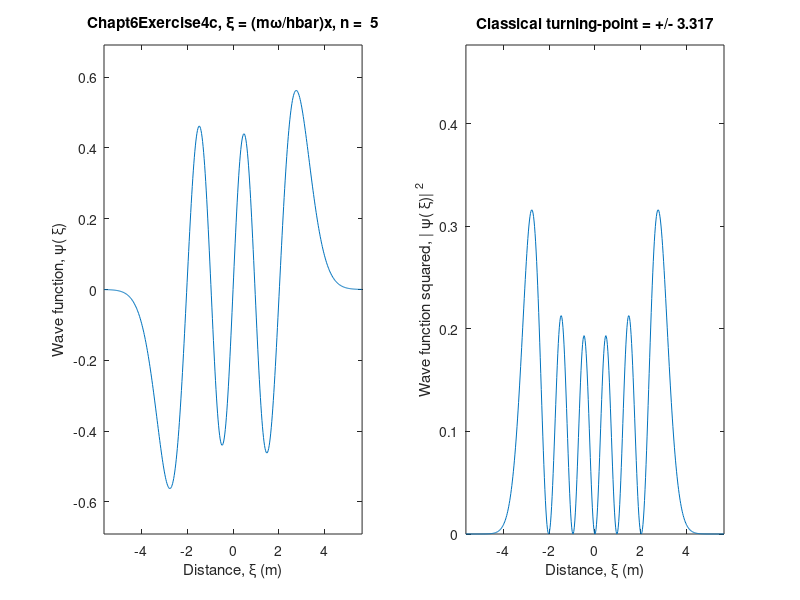

Write MATLAB code to recreate this figure.
%Chapt6Exercise4c.m%simple harmonic oscillator wave function psi_n(xi)and wave function squared |psi_n(xi)|^2%xi=(m*w/hbar)*x%using relation psi_n=((2/n)^0.5)*((xi*psi_n-1)-((((n-1)/2)^0.5)*psi_n-2))%input quantum index n=0,1,2,3, ... from keyboardclear;clf;npoints=500;									%(number of data points in plot) - 1nlim=100;										%arbitrary limit to value of n that can be plottedn=input('Input quantum index n = ');	%input from keyboard value of quantum index n													%of wave function to be plotted (n=0,1,2,3, ...)if n < 0;    error('minimum value of n must be greater or equal to 0');     end;if n > nlim; error('maximum value of n must be less than or equal to 100'); end;ximax=sqrt((2*n)+1);							%classical turning pointxiplot=(3/((n+1)^(1/3)))+(1.2*ximax);	%plot range of x-axisdeltaxi=2*xiplot/npoints;					%increment in xiAo=(1/pi)^(1/4);								%normalization amplitude for n=0An=1.1*Ao/((n+1)^0.1);						%fix vertical scalexi(1)=-xiplot;									%first value of xifor j=2:1:npoints+1   xi(j)=xi(j-1)+deltaxi;   psi1(j)=Ao*exp((-xi(j)^2)/2); 		%known n=0 ground-state wave function   psi2(j)=(sqrt(2))*xi(j)*psi1(j);		%known n=1 first excited-state wave function   psi(j)=psi2(j);end   	if n < 1; psi=psi1; end;   if n>=2      for ni=2:1:nfor j=2:1:npoints+1   xi(j)=xi(j-1)+deltaxi;					%increment to new value of xi   psi(j)=(sqrt(2/ni))*((xi(j)*psi2(j))-((sqrt((ni-1)/2))*psi1(j)));   psi1(j)=psi2(j);							%update new value of psi_(n-2)   psi2(j)=psi(j);							%update new value of psi_(n-1)end    		endendfigure(1); subplot(1,2,1),plot(xi,psi);axis([-xiplot,xiplot,-An,An]),xlabel('Distance, \xi (m)'),ylabel('Wave function, \psi( \xi)');ttl = ('Chapt6Exercise4c, \xi = (m\omega/hbar)x');ttltmp = sprintf(', n =%3.0f',n);title ([ttl,ttltmp]);subplot(1,2,2),plot(xi,abs(psi.^2));axis([-xiplot,xiplot,0,An^2]),xlabel('Distance, \xi (m)'),ylabel('Wave function squared, | \psi( \xi)| ^2');ttl2=sprintf('Classical turning-point = +/- %5.3f',ximax);title (ttl2);